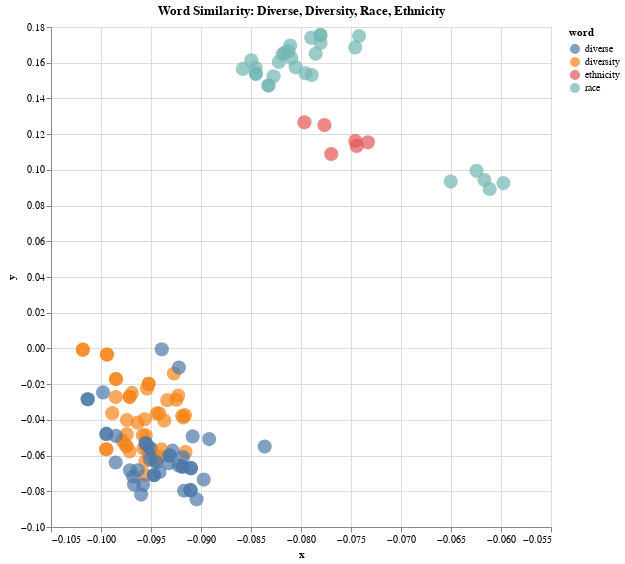

Notebook code cell kept with this figure:
### Code cell
# List of keywords that you want to compare
keywords = ['diverse', 'diversity', 'race', 'ethnicity']

# How to color the points in the plot. The other option is "period" for time period
color_by = 'word'

# Get all word positions
word_positions = get_word_positions(keywords)

# Get all contexts around the words
keyword_contexts = []
keyword_contexts_tokens = []
words = []

for position in word_positions:
  words.append(word_lookup[all_word_ids[position]])
  keyword_contexts.append(get_context_clean(position))
  keyword_contexts_tokens.append(get_context(position))

# Reduce word vectors with PCA
pca = PCA(n_components=2)
pca.fit(all_word_vectors[word_positions,:].T)

# Make a DataFrame with PCA results
df = pd.DataFrame({"x": pca.components_[0,:], "y": pca.components_[1,:],
                   "context": keyword_contexts, "tokens": keyword_contexts_tokens, "word": words})
# Match original text and metadata
df[['abstract', 'year', 'publication', 'period']] = df.apply(find_original_abstract, axis='columns', result_type='expand')

# Make the plot
alt.Chart(df, title=f"Word Similarity: {', '.join(keywords).title()}").mark_circle(size=200).encode(
    alt.X('x',
        scale=alt.Scale(zero=False)
    ), y="y",
    color= color_by,
    #href="link",
    tooltip=['abstract', 'year', 'publication', 'period']
    ).interactive().properties(
    width=500,
    height=500
)
